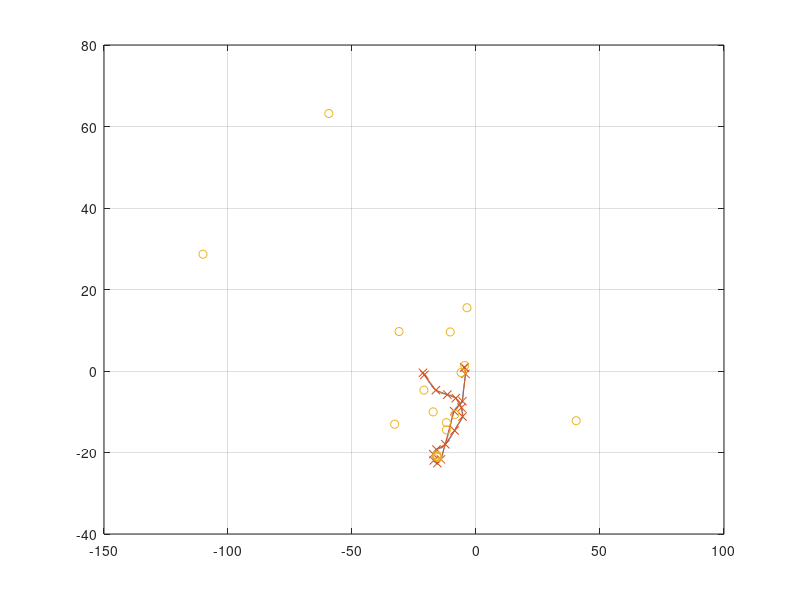

Reproduce this figure in MATLAB. (Note: this script raises an error after producing the figure.)
% robot odo path
close all
clear
%%
data = load('points.txt');
% log 
% 1 "$time" 
% 2 "$odox" 
% 3 "$odoy" 
% 4 "$odoth" 
% 5 "$batteryvolt" 
% 6 "$steeringangle" 
% 7 "$odovelocity"
red = load('line-points.txt');
% % reduced line points
% 1: Timestamp
% 2: x
% 3: y
% 4: index
cir = load('circles.txt');
cir2 = load('circles2.txt'); % version 2 circles
% 1,2: time and duration
% 3,4: p1
% 5,6  p2
% 7,8  center
% 9    radius
% 10   angle in degrees
%% initial turn - down the ramp outside 326
idx1 = red(1,4);
idx2 = red(end, 4);
%%
dd = data;
figure(101)
hold off
plot(dd(:,2), dd(:,3));
grid on
hold on
plot(red(:,2), red(:,3),'x-');
plot(cir(:,7), cir(:,8),'o');
lbl = 1:size(cir,1);
labelpoints(cir(:,7),cir(:,8),lbl)
% plot(cir(:,7), cir(:,8),'+');
lbl = 1:size(red,1);
labelpoints(red(:,2),red(:,3),lbl)
%axis([-25 5 -25 5])
axis equal
for a = 1:size(cir,1);
    x3 = (red(a,2) + red(a+1,2))/2;
    y3 = (red(a,3) + red(a+1,3))/2;
    plot([cir(a,7) x3],[cir(a,8) y3],'--');
end